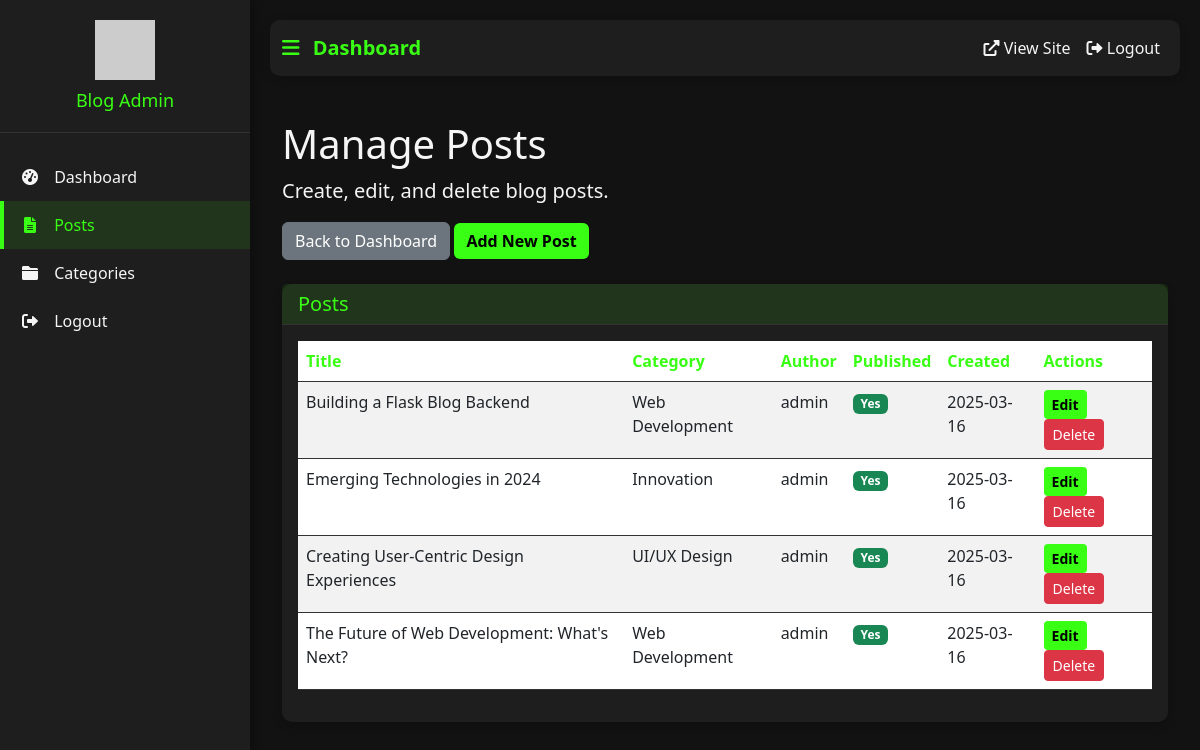
Page /admin/posts (signed in) on the committed database.
### app.py (models this page shows, shortened)
class Post(db.Model):
    id = db.Column(db.Integer, primary_key=True)
    title = db.Column(db.String(200), nullable=False)
    slug = db.Column(db.String(200), unique=True, nullable=False)
    content = db.Column(db.Text, nullable=False)
    summary = db.Column(db.String(300), nullable=True)
    featured_image = db.Column(db.String(200), nullable=True)
    read_time = db.Column(db.Integer, default=5)
    created_at = db.Column(db.DateTime, default=datetime.utcnow)
    updated_at = db.Column(db.DateTime, default=datetime.utcnow, onupdate=datetime.utcnow)
    published = db.Column(db.Boolean, default=False)
    category_id = db.Column(db.Integer, db.ForeignKey('category.id'), nullable=False)
    user_id = db.Column(db.Integer, db.ForeignKey('user.id'), nullable=False)

class Category(db.Model):
    id = db.Column(db.Integer, primary_key=True)
    name = db.Column(db.String(50), unique=True, nullable=False)
    slug = db.Column(db.String(50), unique=True, nullable=False)
    icon = db.Column(db.String(50), nullable=True)
    posts = db.relationship('Post', backref='category', lazy=True)

class User(UserMixin, db.Model):
    id = db.Column(db.Integer, primary_key=True)
    username = db.Column(db.String(80), unique=True, nullable=False)
    email = db.Column(db.String(120), unique=True, nullable=False)
    password_hash = db.Column(db.String(128))
    created_at = db.Column(db.DateTime, default=datetime.utcnow)
    last_login = db.Column(db.DateTime)
    is_admin = db.Column(db.Boolean, default=False)
    posts = db.relationship('Post', backref='author', lazy=True)

### app.py (the view)
@app.route('/admin/posts')
@login_required
def admin_posts():
    posts = Post.query.order_by(Post.created_at.desc()).all()
    return render_template('admin/posts.html', posts=posts)

### app.py (called while the page is built)
@login_manager.user_loader
def load_user(user_id):
    return User.query.get(int(user_id))

### templates/admin/posts.html (shortened to what this page needs)
{% extends 'admin/base.html' %}
{% block content %}
<div class="container-fluid">
    <div class="row">
        <div class="col-md-12">
            <h1 class="mt-4">Manage Posts</h1>
            <p class="lead">Create, edit, and delete blog posts.</p>
            <div class="mb-4">
                <a href="{{ url_for('user_dashboard') }}" class="btn btn-secondary">Back to Dashboard</a>
                <a href="{{ url_for('new_post') }}" class="btn btn-primary">Add New Post</a>
            </div>
            <div class="card">
                <div class="card-header">
                    <h5 class="mb-0">Posts</h5>
                </div>
                <div class="card-body">
                    <div class="table-responsive">
                        <table class="table table-striped">
                            <thead>
                                <tr>
                                    <th>Title</th>
                                    <th>Category</th>
                                    <th>Author</th>
                                    <th>Published</th>
                                    <th>Created</th>
                                    <th>Actions</th>
                                </tr>
                            </thead>
                            <tbody>
                                {% for post in posts %}
                                <tr>
                                    <td>{{ post.title }}</td>
                                    <td>{{ post.category.name }}</td>
                                    <td>{{ post.author.username }}</td>
                                    <td>
                                        {% if post.published %}
                                        <span class="badge bg-success">Yes</span>
                                        {% else %}
                                        <span class="badge bg-secondary">No</span>
                                        {% endif %}
                                    </td>
                                    <td>{{ post.created_at.strftime('%Y-%m-%d') }}</td>
                                    <td>
                                        <a href="{{ url_for('frontend_edit_post', post_id=post.id) }}" class="btn btn-sm btn-primary">Edit</a>
                                        <form action="{{ url_for('delete_post', post_id=post.id) }}" method="post" class="d-inline">
                                            <button type="submit" class="btn btn-sm btn-danger" onclick="return confirm('Are you sure you want to delete this post?')">Delete</button>
                                        </form>
                                    </td>
                                </tr>
                                {% endfor %}
                            </tbody>
                        </table>
                    </div>
                </div>
            </div>
        </div>
    </div>
</div>
{% endblock %}

### templates/admin/base.html (shortened to what this page needs)
<!DOCTYPE html>
<html lang="en">
<head>
    <link href="https://cdn.jsdelivr.net/npm/bootstrap@5.3.0/dist/css/bootstrap.min.css" rel="stylesheet">
    <link rel="stylesheet" href="https://cdnjs.cloudflare.com/ajax/libs/font-awesome/6.0.0/css/all.min.css">
</head>
<body>
    <div class="sidebar">
        <div class="sidebar-header">
            <img src="{{ url_for('static', filename='uploads/logo.png') }}" alt="Logo" onerror="this.src='https://via.placeholder.com/60'">
            <h3>Blog Admin</h3>
        </div>
        <div class="sidebar-menu">
            <a href="{{ url_for('admin_dashboard') }}" class="{{ 'active' if request.endpoint == 'admin_dashboard' else '' }}">
                <i class="fas fa-tachometer-alt"></i> Dashboard
            </a>
            <a href="{{ url_for('admin_posts') }}" class="{{ 'active' if request.endpoint == 'admin_posts' or request.endpoint == 'new_post' or request.endpoint == 'edit_post' else '' }}">
                <i class="fas fa-file-alt"></i> Posts
            </a>
            <a href="{{ url_for('admin_categories') }}" class="{{ 'active' if request.endpoint == 'admin_categories' or request.endpoint == 'new_category' or request.endpoint == 'edit_category' else '' }}">
                <i class="fas fa-folder"></i> Categories
            </a>
            <a href="{{ url_for('logout') }}">
                <i class="fas fa-sign-out-alt"></i> Logout
            </a>
        </div>
    </div>
    <div class="content">
        <nav class="navbar navbar-expand-lg">
            <div class="container-fluid">
                <a class="navbar-brand" href="{{ url_for('admin_dashboard') }}">
                    <i class="fas fa-bars me-2" id="sidebarToggle"></i>
                    {% block page_title %}Dashboard{% endblock %}
                </a>
                <div class="d-flex">
                    <ul class="navbar-nav">
                        <li class="nav-item">
                            <a class="nav-link" href="/" target="_blank">
                                <i class="fas fa-external-link-alt"></i> View Site
                            </a>
                        </li>
                        <li class="nav-item">
                            <a class="nav-link" href="{{ url_for('admin_logout') }}">
                                <i class="fas fa-sign-out-alt"></i> Logout
                            </a>
                        </li>
                    </ul>
                </div>
            </div>
        </nav>
        {% block content %}{% endblock %}
    </div>
</body>
</html>

### templates/admin/base.html (style rules this page uses)
:root { --primary-color: #39ff14; --dark-bg: #121212; --darker-bg: #1e1e1e; --light-text: #f5f5f5; --sidebar-width: 250px; }
body { background-color: var(--dark-bg); color: var(--light-text); font-family: 'Segoe UI', Tahoma, Geneva, Verdana, sans-serif; min-height: 100vh; display: flex; }
.sidebar { width: var(--sidebar-width); background-color: var(--darker-bg); position: fixed; height: 100vh; overflow-y: auto; transition: all 0.3s; box-shadow: 2px 0 10px rgba(0, 0, 0, 0.3); z-index: 100; }
.sidebar-header { padding: 20px; text-align: center; border-bottom: 1px solid #333; }
.sidebar-header img { width: 60px; height: auto; margin-bottom: 10px; }
.sidebar-header h3 { font-size: 18px; margin: 0; color: var(--primary-color); }
.sidebar-menu { padding: 20px 0; }
.sidebar-menu a { display: block; padding: 12px 20px; color: var(--light-text); text-decoration: none; transition: all 0.3s; position: relative; }
.sidebar-menu a:hover, .sidebar-menu a.active { background-color: rgba(57, 255, 20, 0.1); color: var(--primary-color); }
.sidebar-menu a.active::before { content: ''; position: absolute; left: 0; top: 0; height: 100%; width: 4px; background-color: var(--primary-color); }
.sidebar-menu i { margin-right: 10px; width: 20px; text-align: center; }
.content { flex: 1; margin-left: var(--sidebar-width); padding: 20px; transition: all 0.3s; }
.navbar { background-color: var(--darker-bg); box-shadow: 0 2px 10px rgba(0, 0, 0, 0.2); margin-bottom: 20px; border-radius: 10px; }
.navbar-brand { color: var(--primary-color); font-weight: 600; }
.navbar-nav .nav-link { color: var(--light-text); }
.card { background-color: var(--darker-bg); border: none; border-radius: 10px; box-shadow: 0 4px 10px rgba(0, 0, 0, 0.2); margin-bottom: 20px; }
.card-header { background-color: rgba(57, 255, 20, 0.1); color: var(--primary-color); font-weight: 600; border-bottom: 1px solid #333; }
.btn-primary { background-color: var(--primary-color); border: none; color: #000; font-weight: 600; }
.table { color: var(--light-text); }
.table thead th { border-color: #333; color: var(--primary-color); }
.table tbody td { border-color: #333; }

### rows in the picture
Post: title "Building a Flask Blog Backend", category.name "Web Development", author.username "admin", published "Yes", created_at "2025-03-16"
Post: title "Emerging Technologies in 2024", category.name "Innovation", author.username "admin", published "Yes", created_at "2025-03-16"
Post: title "Creating User-Centric Design Experiences", category.name "UI/UX Design", author.username "admin", published "Yes", created_at "2025-03-16"
Post: title "The Future of Web Development: What's Next?", category.name "Web Development", author.username "admin", published "Yes", created_at "2025-03-16"
